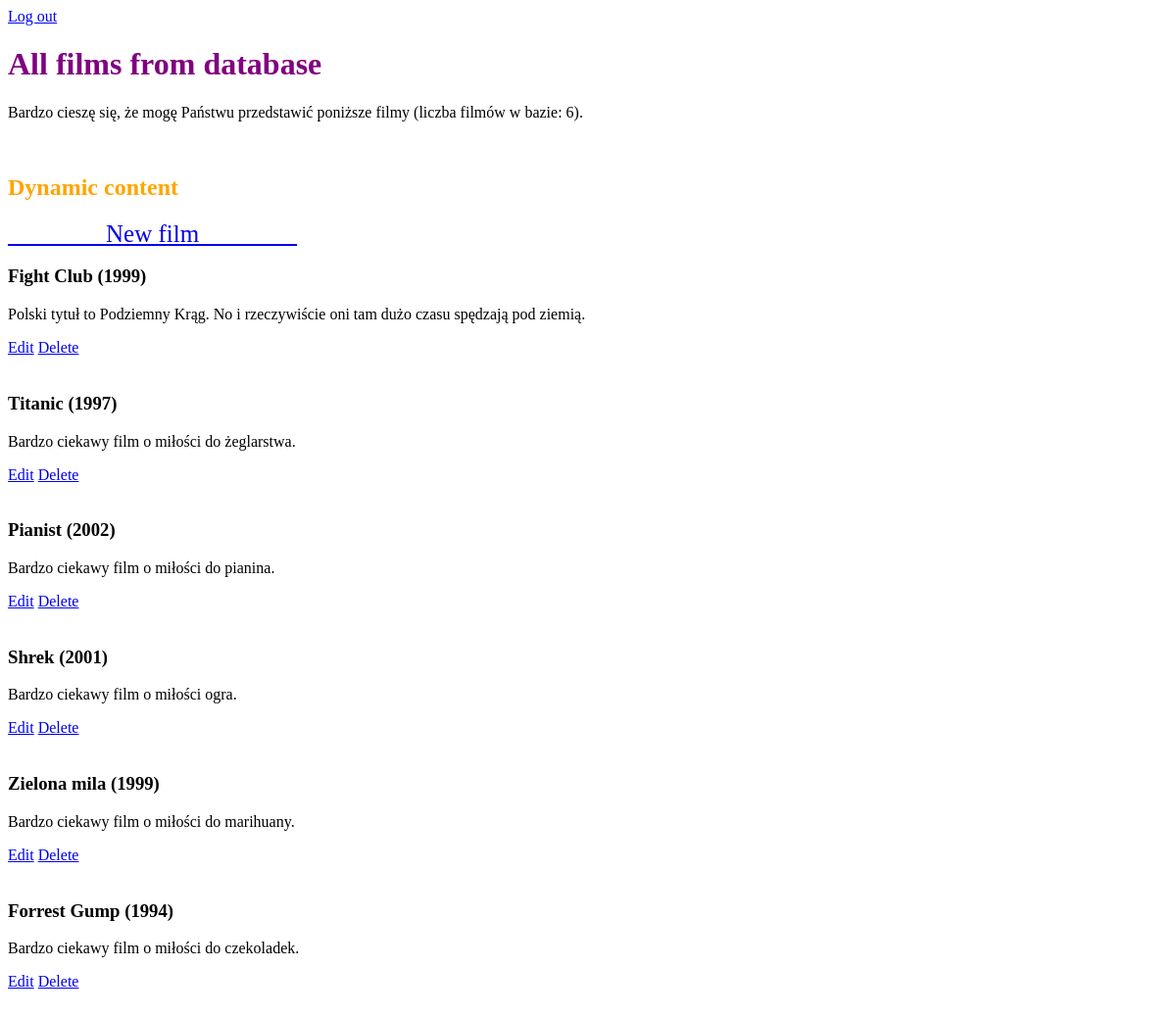
The page /filmy/all/ on the database as committed earlier.
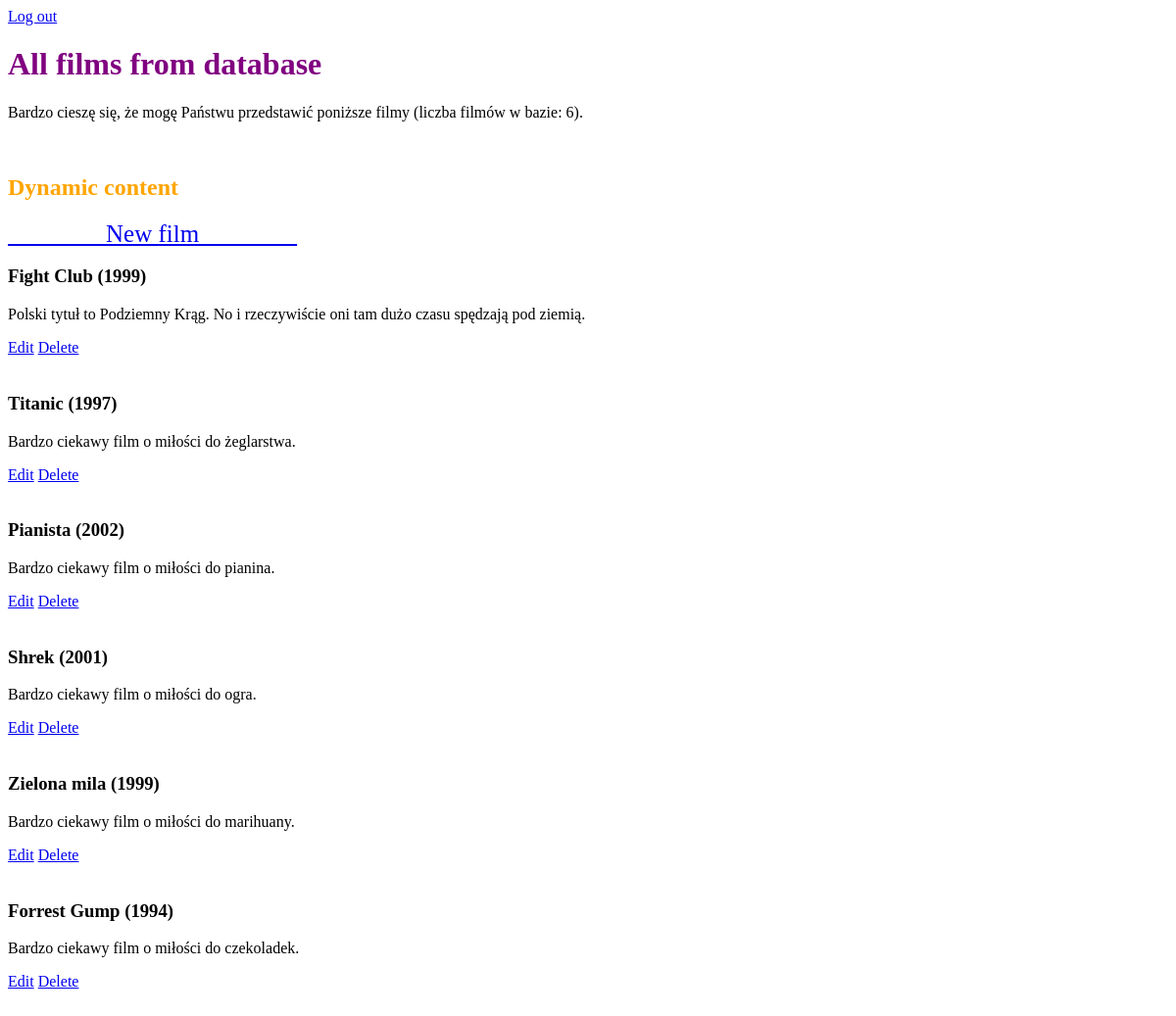
The same page on the database as committed later.
### filmy/models.py (models this page shows, shortened)
class Film(models.Model):
    title = models.CharField(max_length=64, blank=False)
    year = models.PositiveSmallIntegerField(blank=True, null=True)
    desc = models.TextField(default='Bardzo ciekawy film o miłości.')
    rating_imdb = models.DecimalField(max_digits=4, decimal_places=2, null=True, blank=True)
    poster = models.ImageField(upload_to='posters', null=True, blank=True)

### filmy/views.py (the view)
# urls.py: path('all/', all_films_view, name='all_films_view'),
def all_films_view(request):
    dynamic = 'Dynamic content'
    films = Film.objects.all()
    return render(request, 'filmy.html', {'dynamic_content': dynamic, 'films': films})

### templates/filmy.html (shortened to what this page needs)
{% load static %}
<!doctype html>
<html lang="en">
<head>
    <link rel="stylesheet" href="{% static 'filmy.css' %}">
</head>
<body>
    <a href="{% url 'logout' %}">Log out</a>
    <h1>All films from database</h1>
    <p>Bardzo cieszę się, że mogę Państwu przedstawić poniższe filmy (liczba filmów w bazie: {{ films|length }}).</p><br>
    <h2>{{ dynamic_content }}</h2>
    <a style="font-size: 25px"  href="{% url 'new_film_view' %}">&emsp;&emsp;&emsp;&emsp;New film&emsp;&emsp;&emsp;&emsp;</a>
    {% if films|length == 0 %}
        <p>Baza filmów jest jeszcze pusta.</p>
    {% else %}
        {% for film in films %}
            <h3>{{ film.title }} ({{ film.year }})</h3>
            <p>{{ film.desc }}</p>
            <a href="{% url 'edit_film_view' film.id %}">Edit</a>
            <a href="{% url 'delete_film_view' film.id %}">Delete</a>
            <br><br>
        {% endfor %}
    {% endif %}
</body>
</html>

### filmy/static/filmy.css (style rules this page uses)
h1 { color: purple; }
h2 { color: orange; }

Rows that differ between the two databases and show on the page:
changed Film "Bardzo ciekawy film o miłości do pianina.": title "Pianist" → "Pianista"
changed Film "Shrek": desc "Bardzo ciekawy film o miłości ogra." → "Bardzo ciekawy film o miłości do ogra."
